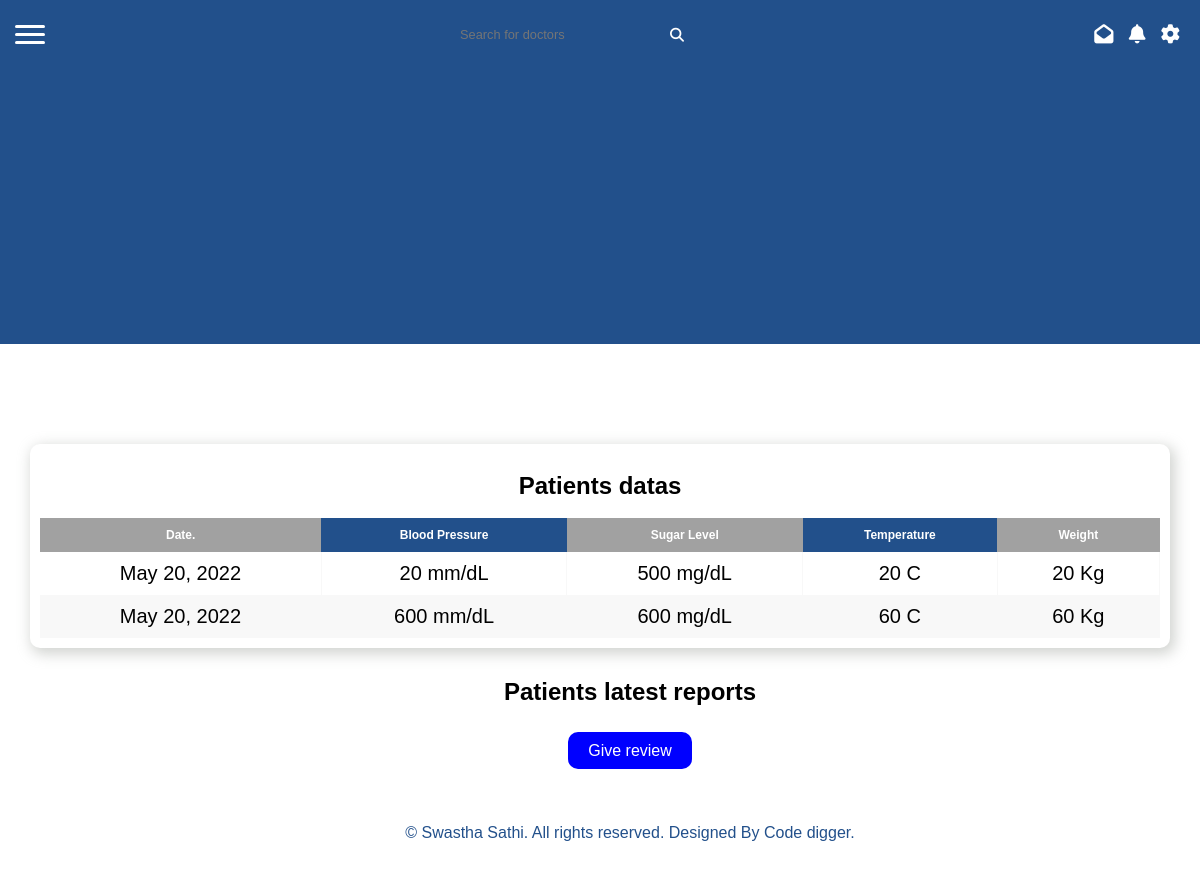
/detail/5, run on an earlier commit of the app's database.
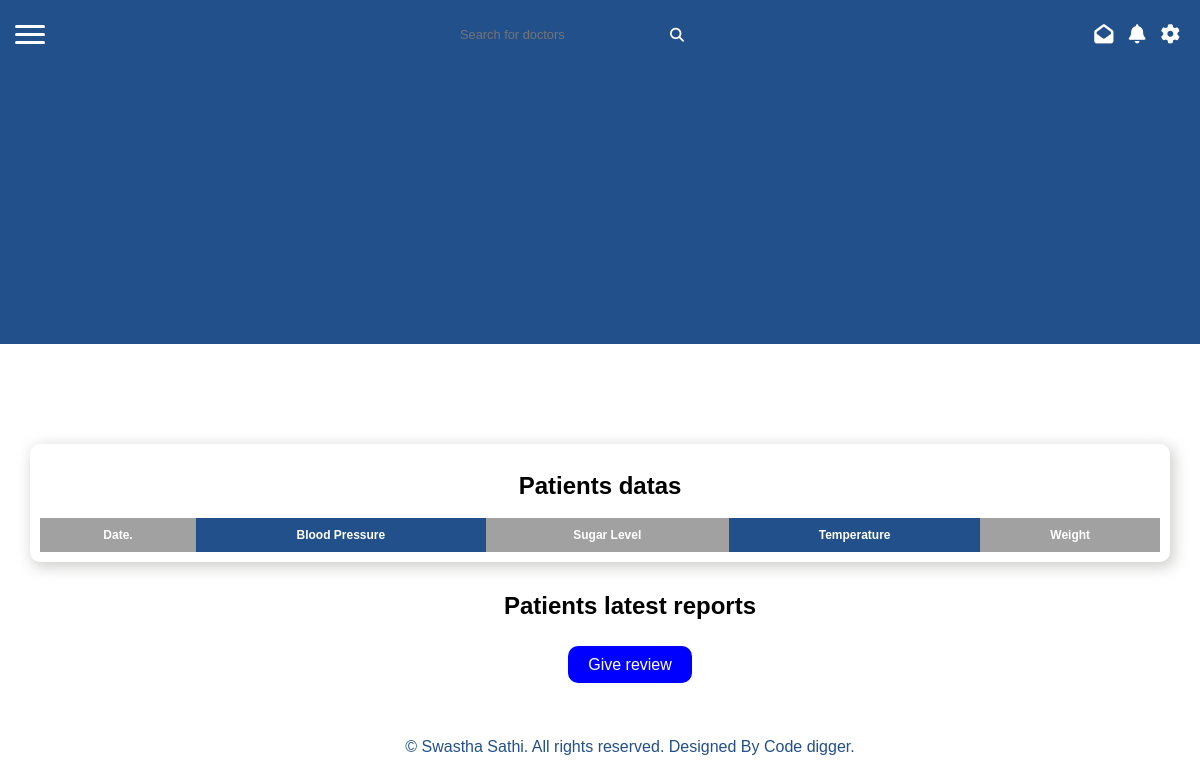
And on a later commit of the database.
### base/models.py (models this page shows, shortened)
class DailyVitals(models.Model):
    patient = models.ForeignKey(Patient, on_delete=models.CASCADE, null=True, blank=True)
    date = models.DateField(auto_now_add=True)
    blood_pressure = models.CharField(max_length=6)
    sugar_level = models.IntegerField()
    temperature = models.IntegerField()
    weight = models.IntegerField()
    monthly_report = models.ImageField(null=True, blank=True)

### base/views.py (the view)
# urls.py: path('detail/<int:id>', PatientDetailView.as_view(), name='detail'),
class PatientDetailView(TemplateView):
    template_name = 'detail_view.html'
    def get_context_data(self, **kwargs):
        context = super().get_context_data(**kwargs)
        vitals_list = []
        for value in DailyVitals.objects.all():
            if value.patient.user.id == self.kwargs.get('id'):
                vitals_list.append(value)
        report_list = []
        for i in vitals_list:
            if i.monthly_report:
                report_list.append(i.monthly_report)
        context['id'] = self.kwargs.get('id')
        context['vitals_list'] = vitals_list
        context['report_list'] = report_list
        return context

### templates/detail_view.html (shortened to what this page needs)
<!doctype html>
<html>
<head>
    <link rel="stylesheet" href="https://use.fontawesome.com/releases/v5.3.1/css/all.css">
    {% load static %}
    <link rel="stylesheet" href="{% static 'css/patient_dash.css'%}">
</head>
<body>
  <div class="header">
    <div class="sub_nav">
        <div class="hamburger">
            <div class="line"></div>
            <div class="line"></div>
            <div class="line"></div>
        </div>
        <div class="search">
            <input type="text" name="search_for_doctors" id="search" placeholder="Search for doctors">
            <i class="fa-solid fa-magnifying-glass" style="color: white; font-size :14px;"></i>
        </div>
        <div class="icons">
            <i class="fa fa-envelope-open"></i>
            <i class="fa fa-bell"></i>
            <i class="fa fa-cog"></i>
        </div>
    </div>
</div>
  <div class="fourth_section">
        <div class="fourth_row">
            <div class="col col-1">
                <br>
                <center>
                    <h2> Patients datas </h2>
                </center>
                <br>
                <div class="table">
                    <table class="ds-table">
                        <thead>
                            <tr>
                                <th>Date.</th>
                                <th class="vanish">Blood Pressure</th>
                                <th class="vanish vanish_1 ">Sugar Level</th>
                                <th class="vanish vanish_1 ">Temperature</th>
                                <th class="vanish vanish_1 ">Weight</th>
                            </tr>
                        </thead>
                        <tbody>
                        {% for item in vitals_list%}
                                <tr>
                                <td>{{item.date}}</td>
                                <td class="vanish">{{item.blood_pressure}}  mm/dL</td>
                                <td class="vanish vanish_1 ">{{item.sugar_level}} mg/dL</td>
                                <td class="vanish vanish_1 ">{{item.temperature}} C</td>
                                <td class="vanish vanish_1 ">{{item.weight}} Kg</td>
                            </tr>
                            {% endfor %}
                        </tbody>
                    </table>
                </div>
            </div>
        </div>
    </div>
    <div class = "reports">
        <div class="reports_row">
            <div class="col col-1">
                <center>
                    <h2> Patients latest reports </h2>
                </center>
    </div>
    <br>
    <br>
<center>
    <a href={% url 'review_create' id %} class="btn btn-primary" style = "background : #0000ff; padding: 10px 20px; text-decoration : none; color:white; border-radius: 10px">Give review</a>
</center>
<br>
<br>
    <br>
    <footer>
        <center>
            <p>&copy; Swastha Sathi. All rights reserved. Designed By Code digger. </p>
        </center>
    </footer>
</body>
</html>

### static/css/patient_dash.css (style rules this page uses)
* { padding: 0; margin: 0; box-sizing: border-box; font-family: sans-serif; }
html { scroll-behavior: smooth; }
.header { width: 100%; height: 43vh; background-color: rgb(34, 80, 139); }
.header>.sub_nav { width: 100%; display: flex; justify-content: space-between; align-items: center; padding: 0px 15px; font-size: larger; color: #fff; }
.header>.sub_nav>.search { width: 20%; display: flex; justify-content: center; align-items: center; color: #fff; }
.header>.sub_nav>.search input[type='text'] { width: 100%; height: 20px; border: none; border-radius: 5px; padding: 0px 10px; font-size: .8rem; color: #fff; background: none; }
.header>.sub_nav>.icons>i { margin: 25px 5px; }
.hamburger { width: 30px; height: 30px; cursor: pointer; position: relative; z-index: 30000000000000000; }
.hamburger>.line { width: 30px; height: 3px; background-color: #FFF; margin: 5px 0; border-radius: 10px; }
.fourth_section { width: 100%; margin-top: 100px; height: auto; display: flex; justify-content: center; align-items: center; height: auto; }
.fourth_row { width: 95%; position: relative; top: 0vh; z-index: 100000; }
.fourth_row>.col { height: auto; position: relative; border-radius: 10px; z-index: 100000; background-color: #fff; box-shadow: 3px 4px 14px 2px rgba(195, 197, 193, 0.75); -webkit-box-shadow: 3px 4px 14px 2px rgba(195, 197, 193, 0.75); -moz-box-shadow: 3px 4px 14px 2px rgba(195, 197, 193, 0.75); padding: 10px; }
.table { width: 100%; }
.table>.ds-table { border-radius: 5px; font-size: 12px; font-weight: normal; border: none; border-collapse: collapse; width: 100%; max-width: 100%; white-space: nowrap; background-color: white; }
.table>.ds-table td, .ds-table th { text-align: center; padding: 10px 20px; }
.table>.ds-table th { color: #ffffff; background: rgb(34, 80, 139); }
.ds-table th:nth-child(odd) { color: #ffffff; background: #a1a1a1; }
.reports { width: 100%; height: auto; margin: 30px; }
footer { padding: 10px; display: flex; justify-content: center; align-items: center; color: rgb(34, 80, 139); }

What changed in the data, as far as the page shows it:
removed DailyVitals: date "May 20, 2022", blood_pressure "20", sugar_level "500", temperature "20", weight "20"
removed DailyVitals: date "May 20, 2022", blood_pressure "600", sugar_level "600", temperature "60", weight "60"
